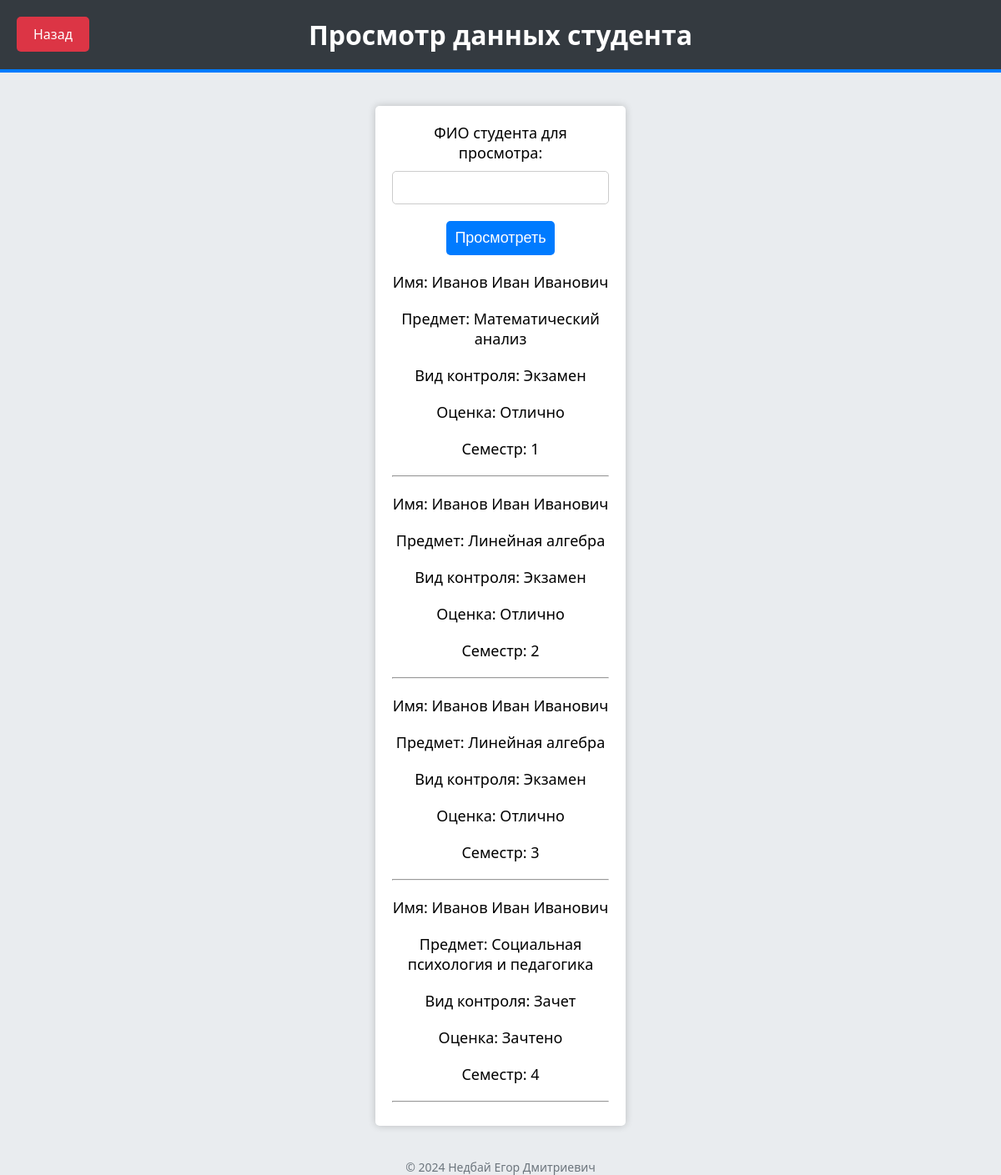
The page /read.php?name=Иванов Иван Иванович on the database its author committed.
### tables this page shows
CREATE TABLE IF NOT EXISTS products (
    id INT AUTO_INCREMENT PRIMARY KEY,
    name VARCHAR(255) NOT NULL,
    description VARCHAR(255),
    control VARCHAR(255) NOT NULL,
    price VARCHAR(255) NOT NULL,
    semestr INT NOT NULL,
    created_at TIMESTAMP DEFAULT CURRENT_TIMESTAMP,
    updated_at TIMESTAMP DEFAULT CURRENT_TIMESTAMP ON UPDATE CURRENT_TIMESTAMP
);

### web/read.php (the view, shortened to what this page needs)
<!DOCTYPE html>
<html lang="ru">
<head>
</head>
<body>
    <h1>Просмотр данных студента</h1>
    <a href="admin.html" class="button-back">Назад</a>
    <div class="container">
        <form method="GET" action="read.php">
            <label for="name">ФИО студента для просмотра:</label>
            <input type="text" id="name" name="name" required>
            <input type="submit" value="Просмотреть">
        </form>
        <?php
        $servername = "db";
        $username = "user";
        $password = "example";
        $dbname = "mydb";
        $conn = new mysqli($servername, $username, $password, $dbname);
        if ($_SERVER["REQUEST_METHOD"] == "GET" && isset($_GET["name"])) {
            $name = $_GET["name"];
            $name = $conn->real_escape_string($name);
            $sql = "SELECT * FROM products WHERE name='$name'";
            $result = $conn->query($sql);
            if ($result->num_rows > 0) {
                while ($row = $result->fetch_assoc()) {
                    echo "<p>Имя: " . $row["name"]. "</p>";
                    echo "<p>Предмет: " . $row["description"]. "</p>";
                    echo "<p>Вид контроля: " . $row["control"]. "</p>";
                    echo "<p>Оценка: " . $row["price"]. "</p>";
                    echo "<p>Семестр: " . $row["semestr"]. "</p>";
                    echo "<hr>";
                }
            } else {
                echo "<p class='not-found'>Данные не найдены</p>";
            }
        }
        ?>
    </div>
    <footer>
        &copy; 2024 Недбай Егор Дмитриевич
    </footer>
</body>
</html>

### web/read.php (style rules this page uses)
body { font-family: 'Segoe UI', Tahoma, Geneva, Verdana, sans-serif; background-color: #e9ecef; margin: 0; padding: 0; text-align: center; position: relative; }
h1 { background-color: #343a40; color: #ffffff; padding: 20px; margin: 0; border-bottom: 4px solid #007BFF; }
.container { width: 300px; margin: 40px auto; background-color: #ffffff; border-radius: 5px; box-shadow: 0 0 10px rgba(0, 0, 0, 0.2); padding: 20px; }
label { display: block; margin-bottom: 10px; font-size: 18px; }
*, *::before, *::after { box-sizing: border-box; }
input[type="text"] { width: 100%; padding: 10px; margin-bottom: 20px; border: 1px solid #ccc; border-radius: 5px; font-size: 16px; }
input[type="submit"] { background-color: #007BFF; color: #fff; border: none; padding: 10px; border-radius: 5px; cursor: pointer; font-size: 18px; transition: background-color 0.3s ease, transform 0.2s ease; }
p { font-size: 18px; margin: 20px 0; }
.button-back { background-color: #dc3545; color: #fff; border-radius: 5px; padding: 10px 20px; position: absolute; top: 20px; left: 20px; text-decoration: none; display: inline-block; transition: background-color 0.3s ease, transform 0.2s ease; }
footer { margin-top: 40px; font-size: 14px; color: #6c757d; }

### rows shown on the page
products: name "Иванов Иван Иванович", description "Математический анализ", control "Экзамен", price "Отлично", semestr "1"
products: name "Иванов Иван Иванович", description "Линейная алгебра", control "Экзамен", price "Отлично", semestr "2"
products: name "Иванов Иван Иванович", description "Линейная алгебра", control "Экзамен", price "Отлично", semestr "3"
products: name "Иванов Иван Иванович", description "Социальная психология и педагогика", control "Зачет", price "Зачтено", semestr "4"
